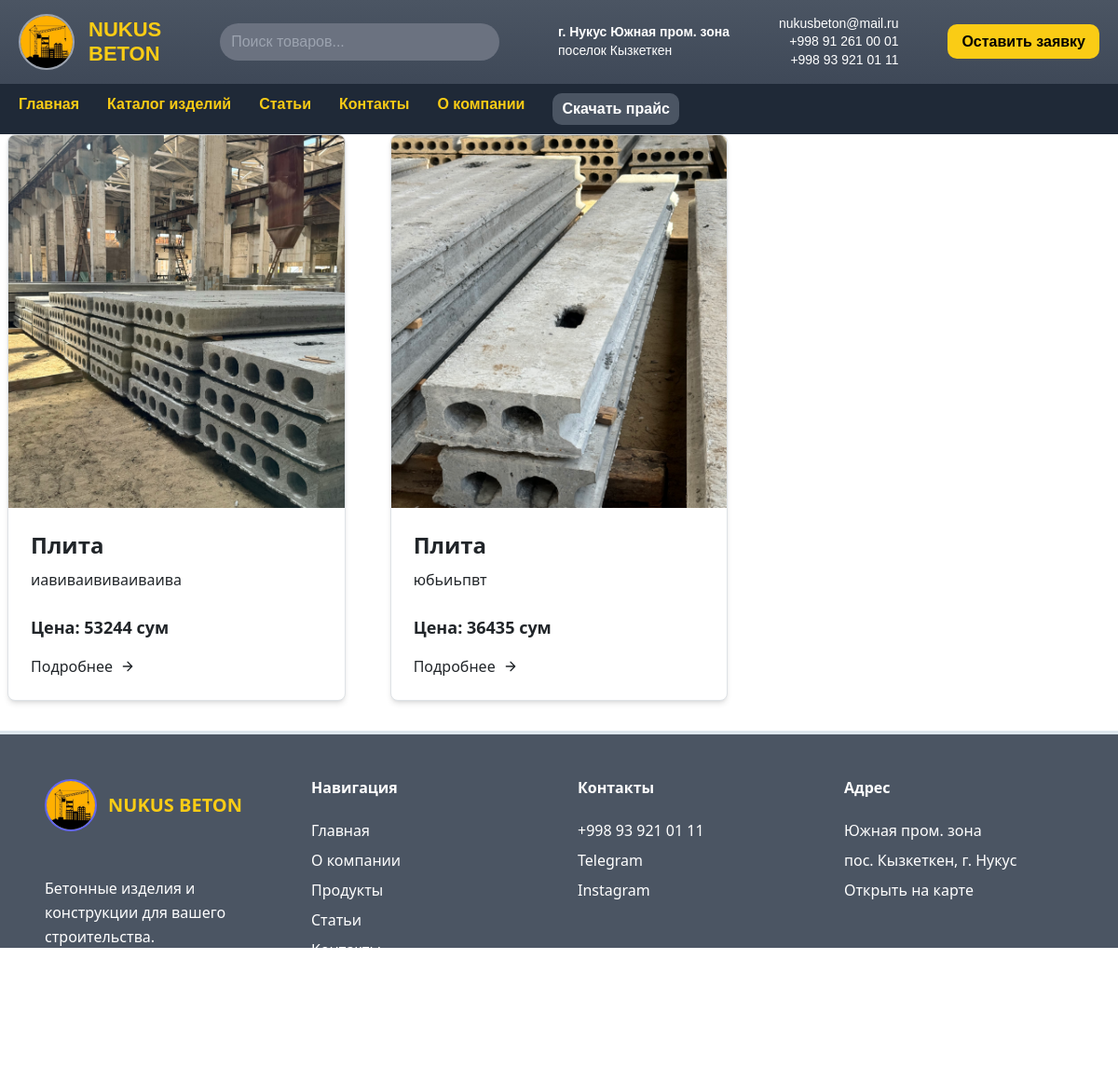
Screenshot of /product/2/ with the database file from the repository.
### nukusbeton/models.py (models this page shows, shortened)
class Product(models.Model):
    product_name= models.CharField(max_length=250,verbose_name="Название продукта")
    brand= models.ForeignKey(Brand, on_delete=models.CASCADE, verbose_name="Каталог")
    description= models.TextField(verbose_name="Описание")
    main_image= models.ImageField(upload_to='products/', verbose_name="Главное изображение")
    image2= models.ImageField(upload_to='products/',verbose_name="Дополнительное изображение 1",
                              blank=True, null=True)
    image3= models.ImageField(upload_to='products/',verbose_name="Дополнительное изображение 2",
                              blank=True, null=True)
    image4= models.ImageField(upload_to='products/',verbose_name="Дополнительное изображение 3",
                                blank=True, null=True)
    pub_date= models.DateTimeField(auto_now_add=True,verbose_name="Дата публикации")
    price = models.IntegerField(verbose_name="Цена")
    class Meta:
        verbose_name_plural = "Продукт"

### nukusbeton/views.py (the view)
# urls.py: path('product/<int:brand_id>/', views.product_list, name='product_list'),
def product_list(request, brand_id):
    brand = get_object_or_404(Brand, pk=brand_id)
    products = Product.objects.filter(brand=brand)
    return render(request, 'products/product_list.html', {'brand': brand, 'products': products})

### templates/products/product_list.html (shortened to what this page needs)
{% extends 'base.html' %}
{% load static %}
{% block content %}
<section class="text-gray-900 bg-white body-font">
  <div class="max-w-screen-xl mx-auto px-0">
    <div class="flex flex-wrap -mx-4">
      {% for product in products %}
      <div class="w-full lg:w-1/3 px-4 mb-8">
        <div class="bg-white border border-gray-300 rounded-lg overflow-hidden shadow-md w-full h-full flex flex-col">
          <img src="{{ product.main_image.url }}" alt="{{ product.product_name }}"
               class="w-full h-[400px] object-cover object-center flex-shrink-0">
          <div class="p-6 flex flex-col flex-grow">
            <h2 class="text-2xl font-bold text-dark mb-2">{{ product.product_name }}</h2>
            <p class="text-base leading-relaxed text-dark mb-4 flex-grow">{{ product.description }}</p>
            <p class="text-dark font-semibold text-lg mb-3">Цена: {{ product.price }} сум</p>
            <a href="{% url 'product_detail' product.brand.id product.id %}" class="text-dark inline-flex items-center mt-auto">
              Подробнее
              <svg fill="none" stroke="currentColor" stroke-linecap="round" stroke-linejoin="round"
                   stroke-width="2" class="w-4 h-4 ml-2" viewBox="0 0 24 24">
                <path d="M5 12h14M12 5l7 7-7 7"/>
              </svg>
            </a>
          </div>
        </div>
      </div>
      {% endfor %}
    </div>
  </div>
</section>
{% endblock %}

### rows the page displays
Product: main_image (picture), product_name "Плита", description "иавиваививаиваива", price "53244"
Product: main_image (picture), product_name "Плита", description "юбьиьпвт", price "36435"
